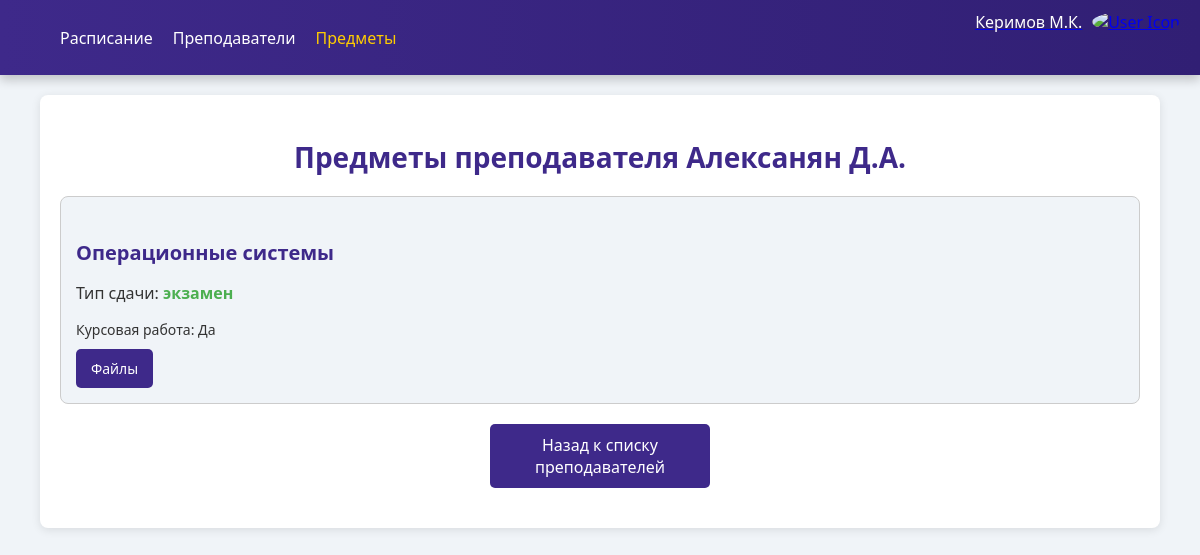
The app's page /teachers/10/subjects/ (signed in) with its own data.
### teachers/models.py (models this page shows, shortened)
class Teacher(models.Model):
    first_name = models.CharField(
        max_length=CHAR_FIELD_MAX_LENGTH,
        verbose_name='Имя')
    last_name = models.CharField(
        max_length=CHAR_FIELD_MAX_LENGTH,
        verbose_name='Фамилия')
    patronimic = models.CharField(
        max_length=CHAR_FIELD_MAX_LENGTH,
        verbose_name='Отчество')
    bio = models.TextField(
        verbose_name='Текст')
    image = models.ImageField('Фото', default="img/teachers/no_content.jpg", upload_to='img/teachers')
    experience = models.SmallIntegerField(default=1, verbose_name='Опыт')
    class Meta:
        verbose_name = 'Преподаватель'
        verbose_name_plural = 'Преподаватели'
        ordering = ("last_name",)

### subjects/models.py (models this page shows, shortened)
class Subject(models.Model):
    name = models.CharField(
        max_length=CHAR_FIELD_MAX_LENGTH,
        verbose_name='Название')
    type = models.CharField(
        max_length=CHAR_FIELD_MAX_LENGTH,
        verbose_name='Тип сдачи',
        default='зачет')
    course_work = models.CharField(
        max_length=CHAR_FIELD_MAX_LENGTH,
        verbose_name='Курсовая работа',
        default='нет')
    class Meta:
        verbose_name = 'Предмет'
        verbose_name_plural = 'Предметы'
        ordering = ("name",)
        constraints = [
            models.UniqueConstraint(
                fields=["name"], name="unique_subject_name"
            )
        ]

### teachers/views.py (the view)
# urls.py: path('<int:teacher_id>/subjects/', views.teacher_subjects, name='teacher_subjects'),
def teacher_subjects(request, teacher_id):
    teacher = Teacher.objects.get(id=teacher_id)  # Находим преподавателя по ID
    teacher_subjects = TeacherSubject.objects.filter(teacher=teacher)  # Получаем все записи для этого преподавателя
    subjects = [ts.subject for ts in teacher_subjects]  # Извлекаем все предметы для данного преподавателя
    context = {'teacher': teacher, 'subjects': subjects}
    return render(request, 'teachers/teacher_subjects.html', context)

### templates/teachers/teacher_subjects.html (shortened to what this page needs)
{% extends "base.html" %}
{% load static %}
{% block css %}
<link rel="stylesheet" type="text/css" href="{% static 'css/subject_teach.css' %}">
{% endblock %}
{% block content %}
<section class="subjects-section">
    <h2 class="subjects-title">Предметы преподавателя {{ teacher.first_name }} {{ teacher.last_name }}</h2>
    {% if subjects %}
        <div class="subjects-list">
            {% for subject in subjects %}
                <div class="subject-card">
                    <h4 class="subject-name">{{ subject.name }}</h4>
                    <p>Тип сдачи: <span class="exam-type">{{ subject.type }}</span></p>
                    <p class="coursework">Курсовая работа: {% if subject.course_work %}Да{% else %}Нет{% endif %}</p>
                    <a href="{% url 'subjects:file_categories' subject.id %}" class="btn">Файлы</a>
                </div>
            {% endfor %}
        </div>
    {% else %}
        <p class="no-subjects">У этого преподавателя нет предметов.</p>
    {% endif %}
    <a href="/teachers/" class="btn-back">Назад к списку преподавателей</a>
</section>
{% endblock %}

### static_dev/css/subject_teach.css (style rules this page uses)
body { font-family: 'Segoe UI', Tahoma, Geneva, Verdana, sans-serif; margin: 0; padding: 0; background-color: #f0f4f8; color: #333; }
.subjects-section { margin: 20px auto; padding: 20px; background-color: #fff; border-radius: 8px; box-shadow: 0 2px 10px rgba(0, 0, 0, 0.1); width: 90%; max-width: 1200px; }
.subjects-title { font-size: 28px; color: #3e298a; text-align: center; margin-bottom: 20px; }
.subjects-list { display: grid; grid-template-columns: repeat(auto-fit, minmax(300px, 1fr)); gap: 20px; }
.subject-card { background-color: #f0f4f8; border: 1px solid #ccc; border-radius: 8px; padding: 15px; transition: transform 0.3s, box-shadow 0.3s; }
.subject-name { font-size: 20px; font-weight: bold; color: #3e298a; margin-bottom: 10px; }
.exam-type { font-weight: bold; color: #4caf50; }
.coursework { margin: 10px 0; font-size: 14px; }
.btn { display: inline-block; padding: 10px 15px; font-size: 14px; color: white; background-color: #3e298a; border-radius: 5px; text-decoration: none; transition: background-color 0.3s; }
.btn-back { display: block; margin: 20px auto; text-align: center; width: 200px; background-color: #3e298a; color: white; padding: 10px; border-radius: 5px; text-decoration: none; transition: background-color 0.3s; }

### records on screen
Teacher: last_name "Алексанян Д.А."
Subject: name "Операционные системы", type "экзамен", course_work "Да"
